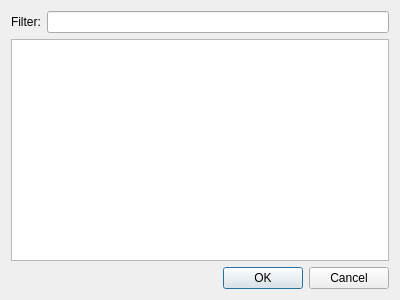
<?xml version="1.0" encoding="UTF-8"?>
<ui version="4.0">
 <class>MapBrowse</class>
 <widget class="QDialog" name="MapBrowse">
  <property name="geometry">
   <rect>
    <x>0</x>
    <y>0</y>
    <width>400</width>
    <height>300</height>
   </rect>
  </property>
  <property name="windowTitle">
   <string>Maps</string>
  </property>
  <layout class="QVBoxLayout" name="verticalLayout">
   <item>
    <layout class="QHBoxLayout" name="horizontalLayout">
     <item>
      <widget class="QLabel" name="label">
       <property name="text">
        <string>Filter:</string>
       </property>
      </widget>
     </item>
     <item>
      <widget class="QLineEdit" name="filter"/>
     </item>
    </layout>
   </item>
   <item>
    <widget class="QListWidget" name="mapList"/>
   </item>
   <item>
    <widget class="QDialogButtonBox" name="buttonBox">
     <property name="orientation">
      <enum>Qt::Horizontal</enum>
     </property>
     <property name="standardButtons">
      <set>QDialogButtonBox::Cancel|QDialogButtonBox::Ok</set>
     </property>
    </widget>
   </item>
  </layout>
 </widget>
 <resources/>
 <connections>
  <connection>
   <sender>buttonBox</sender>
   <signal>accepted()</signal>
   <receiver>MapBrowse</receiver>
   <slot>accept()</slot>
   <hints>
    <hint type="sourcelabel">
     <x>248</x>
     <y>254</y>
    </hint>
    <hint type="destinationlabel">
     <x>157</x>
     <y>274</y>
    </hint>
   </hints>
  </connection>
  <connection>
   <sender>buttonBox</sender>
   <signal>rejected()</signal>
   <receiver>MapBrowse</receiver>
   <slot>reject()</slot>
   <hints>
    <hint type="sourcelabel">
     <x>316</x>
     <y>260</y>
    </hint>
    <hint type="destinationlabel">
     <x>286</x>
     <y>274</y>
    </hint>
   </hints>
  </connection>
 </connections>
</ui>
